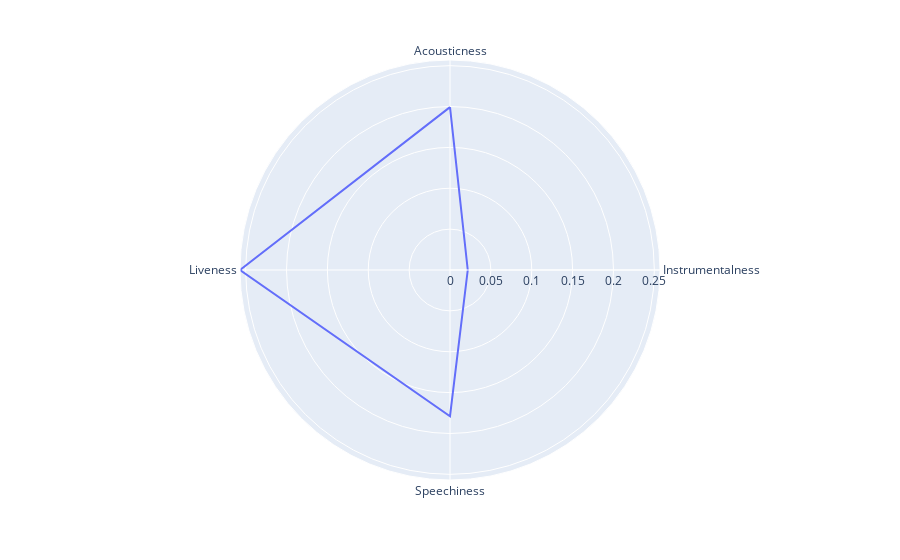

The notebook cell saved with this chart:
### Markdown cell above
# How Technical is your playlist?

### Code cell
s = df[['Acousticness', 'Instrumentalness', 'Speechiness','Liveness']].mean()
df1 = s.to_frame().reset_index() 
df1.rename(columns={'index': 'theta', 0: 'r'}, inplace = True)

fig = px.line_polar(df1, r='r', theta='theta', line_close=True)
fig.show()

### Figure 1 — Plotly figure (JSON) as saved in the notebook; plotly's stock layout.template omitted (floating-point values rounded to 4 significant figures)
{"data": [{"hovertemplate": "r=%{r}<br>theta=%{theta}<extra></extra>", "legendgroup": "", "line": {"color": "#636efa", "dash": "solid"}, "marker": {"symbol": "circle"}, "mode": "lines", "name": "", "r": [0.1992, 0.02172, 0.1789, 0.2569, 0.1992], "showlegend": false, "subplot": "polar", "theta": ["Acousticness", "Instrumentalness", "Speechiness", "Liveness", "Acousticness"], "type": "scatterpolar"}], "layout": {"legend": {"tracegroupgap": 0}, "margin": {"t": 60}, "polar": {"angularaxis": {"direction": "clockwise", "rotation": 90}, "domain": {"x": [0, 1], "y": [0, 1]}}}}
